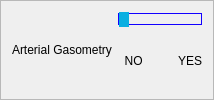
               <widget class="QFrame" name="bloodGasesTitleFrame">
                <property name="styleSheet">
                 <string notr="true">QSlider::groove:horizontal {
    border: 1px solid;
	border-color: rgb(17, 0, 255);
    height: 10px;
    margin: 0px;
}

QSlider::handle:horizontal {
    background-color: rgb(11, 175, 225);
    border: 1px solid;
	border-color: rgb(11, 175, 225);
    height: px;
    width: 8px;
	margin: -15px 0px;
}</string>
                </property>
                <property name="frameShape">
                 <enum>QFrame::StyledPanel</enum>
                </property>
                <property name="frameShadow">
                 <enum>QFrame::Raised</enum>
                </property>
                <layout class="QVBoxLayout" name="verticalLayout_43">
                 <item>
                  <layout class="QGridLayout" name="gridLayout_3">
                   <item row="0" column="2">
                    <layout class="QGridLayout" name="gridLayout_61">
                     <item row="0" column="0" colspan="2">
                      <widget class="QSlider" name="blood_gases_slider">
                       <property name="maximum">
                        <number>1</number>
                       </property>
                       <property name="pageStep">
                        <number>1</number>
                       </property>
                       <property name="orientation">
                        <enum>Qt::Horizontal</enum>
                       </property>
                      </widget>
                     </item>
                     <item row="1" column="1" alignment="Qt::AlignRight">
                      <widget class="QLabel" name="VIHYeslabel_3">
                       <property name="text">
                        <string>YES</string>
                       </property>
                      </widget>
                     </item>
                     <item row="1" column="0">
                      <widget class="QLabel" name="VIHNoLabel_3">
                       <property name="text">
                        <string>  NO  </string>
                       </property>
                      </widget>
                     </item>
                    </layout>
                   </item>
                   <item row="0" column="0" colspan="2" alignment="Qt::AlignHCenter">
                    <widget class="QLabel" name="bloodGasesTitleLabel">
                     <property name="text">
                      <string>Arterial Gasometry</string>
                     </property>
                    </widget>
                   </item>
                  </layout>
                 </item>
                </layout>
               </widget>
